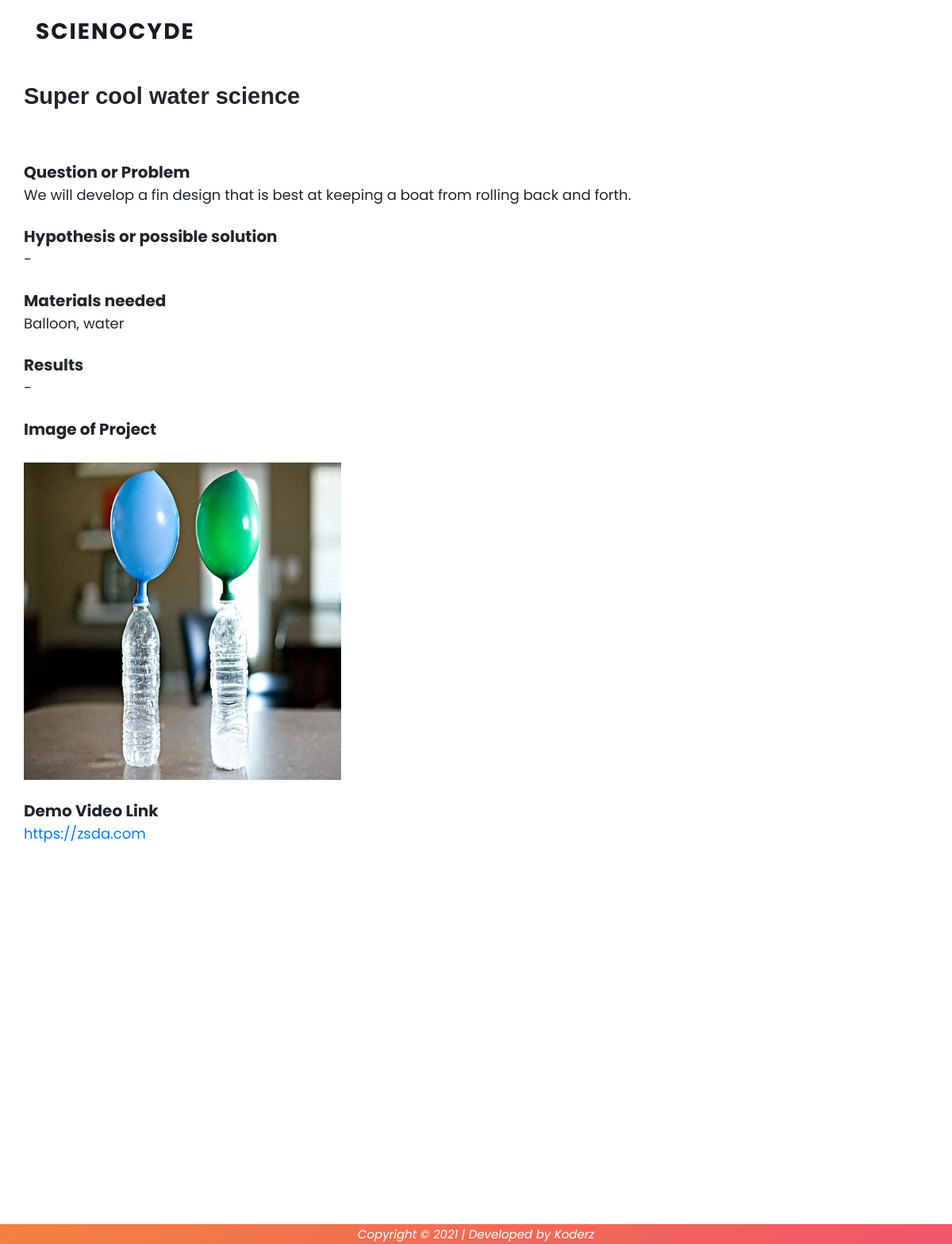
Screenshot of /core/project_view/9 with the database file from the repository.
### core/models.py (models this page shows, shortened)
class Participant(models.Model):
    username = models.CharField(max_length=50, default="null", blank=True)
    School_Name = models.CharField(max_length=50)
    School_Phone_no = models.CharField(max_length=150)
    School_Email_address = models.EmailField(max_length=100)
    School_Address = models.CharField(max_length=200)
    State = models.CharField(max_length=100)
    Student_Name = models.CharField(max_length=50)
    Contact_no = models.CharField(max_length=150)
    Email_address = models.EmailField(max_length=100)
    House_Address = models.CharField(max_length=200)
    Gender = models.CharField(max_length=100)
    Title_of_your_project = models.CharField(max_length=200)
    Question_or_Problem = models.CharField(max_length=100)
    Hypothesis_or_possible_solution = models.CharField(max_length=50)
    Materials_needed = models.CharField(max_length=150)
    Results = models.CharField(max_length=100)
    Image_of_Project = models.URLField()
    Link_of_your_project = models.URLField(max_length=200)
    host_id = models.CharField(max_length=10)
    date = models.DateTimeField(auto_now_add=True)
    class Meta:
        ordering = ["-date"]

### core/views.py (the view)
def project_view(request, project_id):
    template_name = "core/project_view.html"
    project_obj = Participant.objects.get(pk=project_id)
    context = {"project_obj": project_obj}
    return render(request, template_name, context)

### templates/core/project_view.html (shortened to what this page needs)
{% extends 'base.html' %} {% load static %} {% block extra_css %} {% endblock %}
{% block body %}
<section class="section" id="about">
  <div class="container">
    <div class="row">
         <dl class="dl-horizontal">
         <dt style="font-size: 29px; padding-bottom: 2em; font-family: sans-serif;">
         {{ project_obj.Title_of_your_project }}</dt>
         <dt>Question or Problem </dt>
         <dd>{{ project_obj.Question_or_Problem }}</dd><br>
         <dt>Hypothesis or possible solution </dt>
         <dd>{{ project_obj.Hypothesis_or_possible_solution}}</dd><br>
         <dt>Materials needed</dt>
         <dd>{{ project_obj.Materials_needed }}</dd><br>
         <dt>Results</dt>
         <dd>{{ project_obj.Results }}</dd><br>
         <dt>Image of Project</dt>
         <dd><br>
          <img
              src="{{ project_obj.Image_of_Project }}"
              width="400px"
              height="400px"
              alt="project_image"
            /></dd><br>
         <dt>Demo Video Link</dt>
         <dd><a href="{{ project_obj.Link_of_your_project }}"
          >{{ project_obj.Link_of_your_project }}</a
        ></dd><br>
      </dl>
    </div>
    </div>
</section>
{% endblock %} {% block extra_js %} {% endblock %}

### static_files/css/templatemo-lava.css (style rules this page uses)
html, body, div, span, applet, object, iframe, h1, h2, h3, h4, h5, h6, p, blockquote, div pre, a, abbr, acronym, address, big, cite, code, del, dfn, em, font, img, ins, kbd, q, s, samp, small, strike, strong, sub, sup, tt, var, b, u, i, center, dl, dt, dd, ol, ul, li, figure, header, nav, section, article, aside, footer, figcaption { margin: 0; padding: 0; border: 0; outline: 0; }
header, nav, section, article, aside, footer, hgroup { display: block; }
* { box-sizing: border-box; }
html, body { font-family: 'Poppins', sans-serif; font-weight: 400; background-color: #fff; font-size: 16px; -ms-text-size-adjust: 100%; -webkit-font-smoothing: antialiased; -moz-osx-font-smoothing: grayscale; }
a { text-decoration: none !important; }
html, body { background: #fff; font-family: 'Poppins', sans-serif; }
#about { padding: 100px 0px; position: relative; z-index: 9; }

### templates/core/project_view.html (style rules this page uses)
dt { font-size: 20px; }
dd { font-size: 18px; }

### rows the page displays
Participant: Title_of_your_project "Super cool water science", Question_or_Problem "We will develop a fin design that is best at keeping a boat from rolling back and forth.", Hypothesis_or_possible_solution "-", Materials_needed "Balloon, water", Results "-", Image_of_Project (picture), Link_of_your_project "https://zsda.com"
